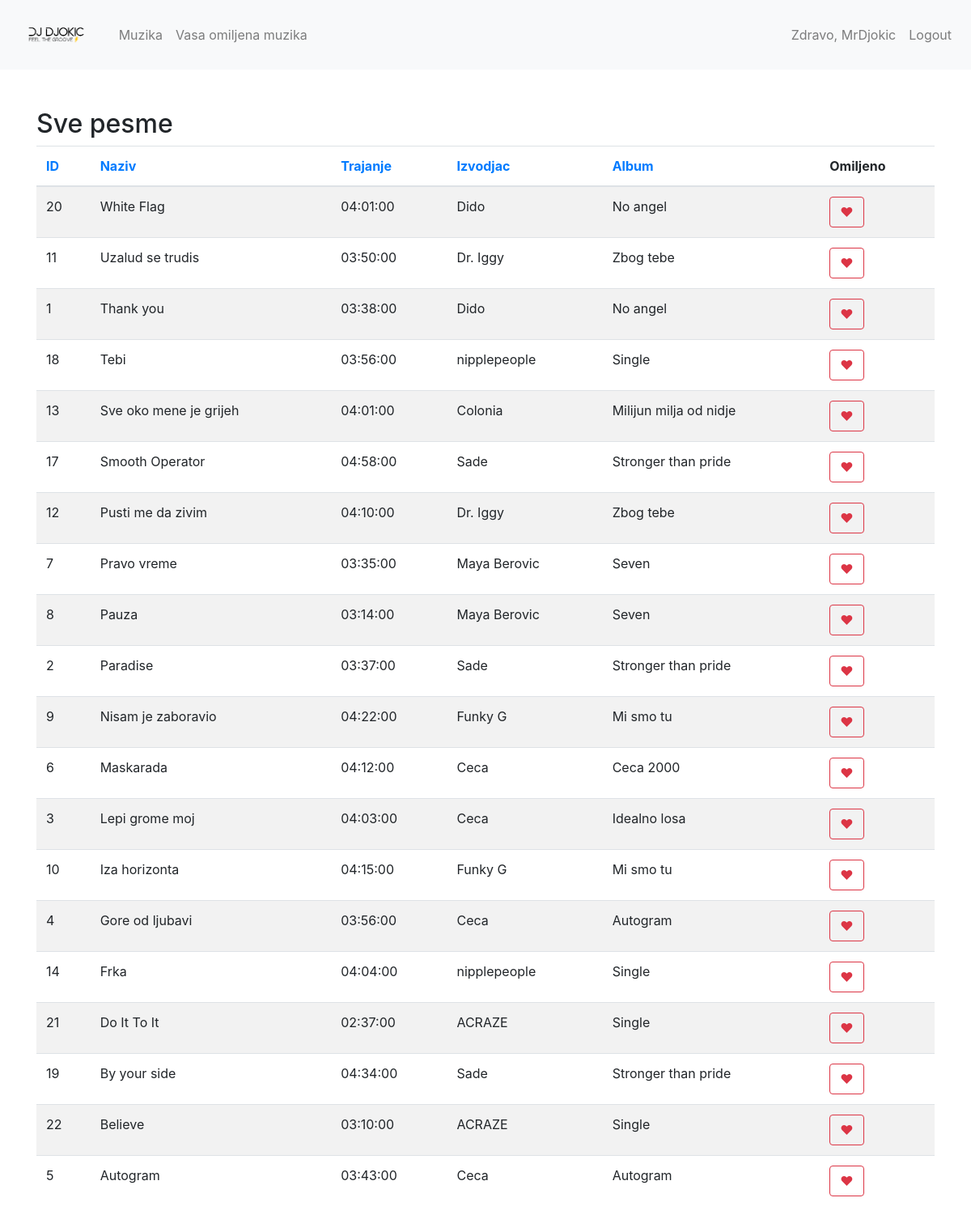
/muzika.php?order_by=pesma_naziv&order_dir=desc (signed in), run on the app's committed database.
### tables this page shows
CREATE TABLE `pesme` (
  `id` int(11) NOT NULL,
  `naziv` varchar(255) NOT NULL,
  `trajanje` time NOT NULL,
  `izvodjac_id` int(11) NOT NULL,
  `album_id` int(11) NOT NULL
);

CREATE TABLE `izvodjaci` (
  `id` int(11) NOT NULL,
  `ime` varchar(255) NOT NULL
);

CREATE TABLE `albumi` (
  `id` int(11) NOT NULL,
  `naziv` varchar(255) NOT NULL,
  `godina_izdavanja` year(4) NOT NULL,
  `izvodjac_id` int(11) NOT NULL
);

### muzika.php (the view, shortened to what this page needs)
<?php
include('header.php');
include('db.php');
$order_by = isset($_GET['order_by']) ? $_GET['order_by'] : 'pesma_naziv';
$order_dir = isset($_GET['order_dir']) && $_GET['order_dir'] == 'desc' ? 'DESC' : 'ASC';
$sql = "SELECT pesme.id, pesme.naziv AS pesma_naziv, pesme.trajanje, izvodjaci.ime AS izvodjac_ime, albumi.naziv AS album_naziv
        FROM pesme
        JOIN izvodjaci ON pesme.izvodjac_id = izvodjaci.id
        JOIN albumi ON pesme.album_id = albumi.id
        ORDER BY $order_by $order_dir";
$result = $conn->query($sql);
?>
<div class="container mt-5">
    <h2>Sve pesme</h2>
    <table class="table table-striped">
        <thead>
            <tr>
                <th><a href="?order_by=id&order_dir=<?= $order_dir == 'ASC' ? 'desc' : 'asc' ?>">ID</a></th>
                <th><a href="?order_by=pesma_naziv&order_dir=<?= $order_dir == 'ASC' ? 'desc' : 'asc' ?>">Naziv</a></th>
                <th><a href="?order_by=trajanje&order_dir=<?= $order_dir == 'ASC' ? 'desc' : 'asc' ?>">Trajanje</a></th>
                <th><a href="?order_by=izvodjac_ime&order_dir=<?= $order_dir == 'ASC' ? 'desc' : 'asc' ?>">Izvodjac</a></th>
                <th><a href="?order_by=album_naziv&order_dir=<?= $order_dir == 'ASC' ? 'desc' : 'asc' ?>">Album</a></th>
                <th>Omiljeno</th>
            </tr>
        </thead>
        <tbody>
            <?php while($row = $result->fetch_assoc()): ?>
                <tr>
                    <td><?= $row['id'] ?></td>
                    <td><?= $row['pesma_naziv'] ?></td>
                    <td><?= $row['trajanje'] ?></td>
                    <td><?= $row['izvodjac_ime'] ?></td>
                    <td><?= $row['album_naziv'] ?></td>
                    <td>
                        <form method="POST" action="muzika.php">
                            <button type="submit" class="btn btn-outline-danger">❤</button>
                        </form>
                    </td>
                </tr>
            <?php endwhile; ?>
        </tbody>
    </table>
</div>
</body>
</html>

### data on the page
pesme: id "20", naziv "White Flag", trajanje "04:01:00", izvodjac.ime "Dido", album.naziv "No angel"
pesme: id "11", naziv "Uzalud se trudis", trajanje "03:50:00", izvodjac.ime "Dr. Iggy", album.naziv "Zbog tebe"
pesme: id "1", naziv "Thank you", trajanje "03:38:00", izvodjac.ime "Dido", album.naziv "No angel"
pesme: id "18", naziv "Tebi", trajanje "03:56:00", izvodjac.ime "nipplepeople", album.naziv "Single"
pesme: id "13", naziv "Sve oko mene je grijeh", trajanje "04:01:00", izvodjac.ime "Colonia", album.naziv "Milijun milja od nidje"
pesme: id "17", naziv "Smooth Operator", trajanje "04:58:00", izvodjac.ime "Sade", album.naziv "Stronger than pride"
pesme: id "12", naziv "Pusti me da zivim", trajanje "04:10:00", izvodjac.ime "Dr. Iggy", album.naziv "Zbog tebe"
pesme: id "7", naziv "Pravo vreme", trajanje "03:35:00", izvodjac.ime "Maya Berovic", album.naziv "Seven"
pesme: id "8", naziv "Pauza", trajanje "03:14:00", izvodjac.ime "Maya Berovic", album.naziv "Seven"
pesme: id "2", naziv "Paradise", trajanje "03:37:00", izvodjac.ime "Sade", album.naziv "Stronger than pride"
pesme: id "9", naziv "Nisam je zaboravio", trajanje "04:22:00", izvodjac.ime "Funky G", album.naziv "Mi smo tu"
pesme: id "6", naziv "Maskarada", trajanje "04:12:00", izvodjac.ime "Ceca", album.naziv "Ceca 2000"
pesme: id "3", naziv "Lepi grome moj", trajanje "04:03:00", izvodjac.ime "Ceca", album.naziv "Idealno losa"
pesme: id "10", naziv "Iza horizonta", trajanje "04:15:00", izvodjac.ime "Funky G", album.naziv "Mi smo tu"
pesme: id "4", naziv "Gore od ljubavi", trajanje "03:56:00", izvodjac.ime "Ceca", album.naziv "Autogram"
pesme: id "14", naziv "Frka", trajanje "04:04:00", izvodjac.ime "nipplepeople", album.naziv "Single"
pesme: id "21", naziv "Do It To It", trajanje "02:37:00", izvodjac.ime "ACRAZE", album.naziv "Single"
pesme: id "19", naziv "By your side", trajanje "04:34:00", izvodjac.ime "Sade", album.naziv "Stronger than pride"
pesme: id "22", naziv "Believe", trajanje "03:10:00", izvodjac.ime "ACRAZE", album.naziv "Single"
pesme: id "5", naziv "Autogram", trajanje "03:43:00", izvodjac.ime "Ceca", album.naziv "Autogram"

### other printed values
$_SESSION['username'] "MrDjokic"
